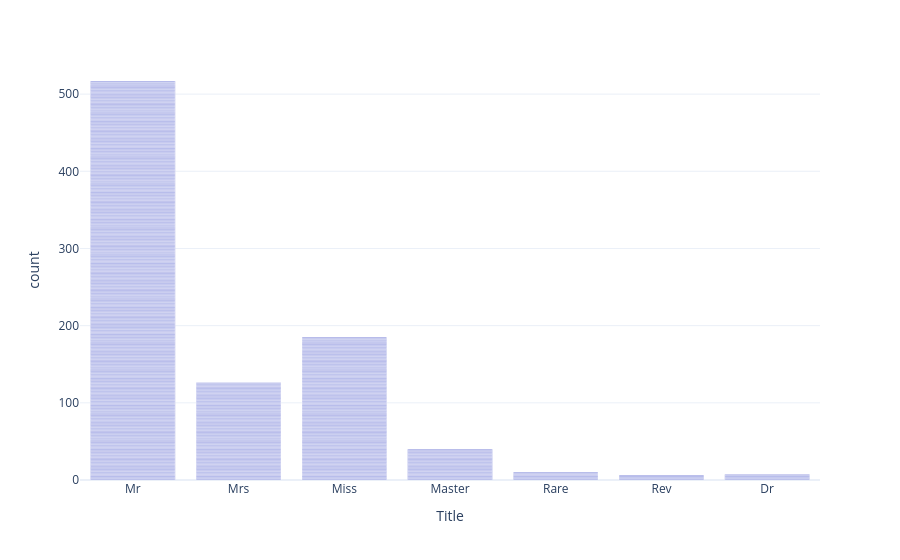

The cell this chart's notebook holds for it:
### Markdown cell above
g. Are any of the remaining titles underrepresented among the observations? If so, group them into a single modality "Rare"

### Code cell
# Group all non-common titles into one single grouping "Rare"
rare_titles = ['Don', 'Mme', 'Ms', 'Major', 'Lady', 'Sir', 'Mlle', 'Col', 'Capt', 'the Countess', 'Jonkheer']
data['Title'] = data['Title'].replace(rare_titles, 'Rare')
px.bar(data, 'Title')

### Figure 1 — Plotly figure (JSON) as saved in the notebook; plotly's stock layout.template omitted (floating-point values rounded to 4 significant figures; data arrays with more than 128 entries replaced by an {"elided": "..."} marker saying what was removed)
{"data": [{"hovertemplate": "Title=%{x}<br>count=%{y}<extra></extra>", "legendgroup": "", "marker": {"color": "#3B47C4", "pattern": {"shape": ""}}, "name": "", "orientation": "v", "showlegend": false, "textposition": "auto", "type": "bar", "x": {"elided": "891 str values"}, "xaxis": "x", "y": {"elided": "891 int values"}, "yaxis": "y"}], "layout": {"barmode": "relative", "legend": {"tracegroupgap": 0}, "margin": {"t": 60}, "xaxis": {"anchor": "y", "domain": [0.0, 1.0], "title": {"text": "Title"}}, "yaxis": {"anchor": "x", "domain": [0.0, 1.0], "title": {"text": "count"}}}}
